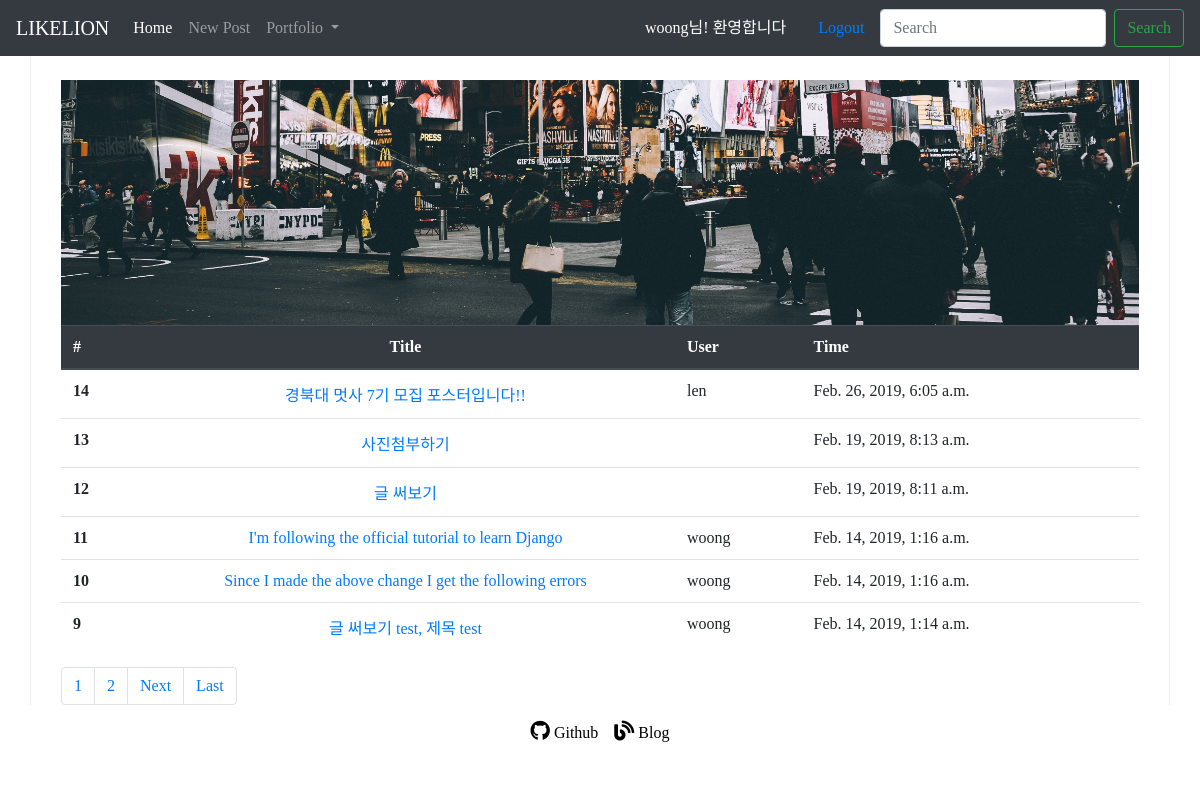
The app's page / (signed in) with its own data.
### blog/models.py (models this page shows, shortened)
class Blog(models.Model):
    title = models.CharField(max_length=200)
    pub_date = models.DateTimeField('date published')
    description = RichTextUploadingField(blank=True,null=True)
    body = models.TextField()
    username = models.CharField(max_length=50)

### blog/views.py (the view)
# urls.py: 2. Add a URL to urlpatterns:  path('', views.home, name='home')
def home(request):
        blogs = Blog.objects
        blog_list = Blog.objects.all().order_by('-id') # 블로그 객체 다 가져오기
        paginator = Paginator(blog_list, 6) # 3개씩 잘라내기
        page = request.GET.get('page') # 페이지 번호 알아오기
        if page is None:
                page = 1
        else:
                page = int(page)
        firstPage= (page//10) * 10 +1   # 페이지 시작
        LastPage= firstPage+10           # 페이지 끝
        posts = paginator.get_page(page) # 페이지 번호 인자로 넘겨주기
        count = [1,2,3]
        if LastPage>posts.paginator.num_pages:
                LastPage=posts.paginator.num_pages+1
        pageRange=range(firstPage,LastPage)
        return render(request, 'home.html', {'blogs' :blogs, 'posts': posts, 'pageRange':pageRange, 'count':count})

### blog/templates/home.html (shortened to what this page needs)
{% extends 'base.html' %}
{% load staticfiles %}
{% block content %}
    <br>
    <div class="container">
            <img src="{% static 'street.jpg' %}" width="100%"  alt="">
            <table class="table">
                <thead class="thead-dark">
                <tr>
                    <th scope="col" >#</th>
                    <th scope="col" style="width:50%; text-align:center;" >Title</th>
                    <th scope="col">User</th>
                    <th scope="col">Time</th>
                </tr>
            </thead>
            <tbody>
                {% for blog in posts %}
                <tr>
                    <th scope="row">{{blog.id}}</th>
                    <td style="width:50%; text-align:center;"><a href="{% url 'detail' blog.id %}"> {{blog.title}} </a></td>
                    <td>{{blog.username}}</td>
                    <td>{{blog.pub_date}}</td>
                </tr>
                {% endfor %}
            </tbody>
        </table>
        <nav aria-label="Page navigation example">
            <ul class="pagination">
                {% for i in pageRange %}
                    <li class="page-item"><a class="page-link" href="?page={{i}}">{{i}}</a></li>
                {% endfor %}
                {% if posts.has_next %}
                <li class="page-item"><a class="page-link" href="?page={{posts.next_page_number}}"">Next</a></li>
                <li class="page-item"><a class="page-link" href="?page={{posts.paginator.num_pages}}">Last</a></li>
                {% endif %}
            </ul>
        </nav>
    </div>
{% endblock %}}

### blogProject/templates/base.html (shortened to what this page needs)
    <link rel="stylesheet" href="https://use.fontawesome.com/releases/v5.7.2/css/all.css">
    <link rel="stylesheet" href="https://stackpath.bootstrapcdn.com/bootstrap/4.2.1/css/bootstrap.min.css">
<body>
    <nav class="navbar navbar-expand-lg navbar-dark bg-dark">
        <a class="navbar-brand" href="#">LIKELION</a>
        <div class="collapse navbar-collapse" id="navbarSupportedContent">
            <ul class="navbar-nav mr-auto">
            <li class="nav-item active">
                <a class="nav-link" href="{% url 'home' %}">Home</a>
            </li>
            <li class="nav-item">
                <a class="nav-link" href="{% url 'newblog' %}">New Post</a>
            </li>
            <li class="nav-item dropdown">
                <a class="nav-link dropdown-toggle" href="{% url 'portfolio'%}" id="navbarDropdown" role="button" data-toggle="dropdown" aria-haspopup="true" aria-expanded="false">
                Portfolio
                </a>
            </li>
            </ul>
            {% if user.is_authenticated %}
                <a class="nav-link" style="color:white;">{{ user.username}}님! 환영합니다 </a>
                <a class="nav-link" href="javascript:{document.getElementById('logout').submit()}">Logout</a>
            {% else %}
                <a class="nav-link" href="{% url 'login' %}">로그인</a>
                <a class="nav-link" href="{% url 'signup' %}">회원가입</a>
            {% endif %}
            <form class="form-inline my-2 my-lg-0">
            <input class="form-control mr-sm-2" type="search" placeholder="Search" aria-label="Search">
            <button class="btn btn-outline-success my-2 my-sm-0" type="submit">Search</button>
            </form>
        </div>
    </nav>
    <div class="container" style="border-style:groove;border-width: 0px 1px 0px 1px;">
        {% block content %}
        {% endblock %}
    </div>
</body>
<footer>
    <div class="conatiner" style="height:10%;width:100%;background-color: white;text-align: center;">
            <a href="https://github.com/YoonShinWoong" style="color:black;"><i class="fab fa-github" style="font-size:20px;"></i> Github</a> &nbsp;&nbsp;
            <a href="https://woongsin94.tistory.com/" style="color:black;"><i class="fas fa-blog" style="font-size:20px;"></i> Blog </a>
    </div>
</footer>

### blogProject/templates/base.html (style rules this page uses)
body { font-family:'BMJUA'; }

### records on screen
Blog: id "14", title "경북대 멋사 7기 모집 포스터입니다!!", username "len", pub_date "Feb. 26, 2019, 6:05 a.m."
Blog: id "13", title "사진첨부하기", pub_date "Feb. 19, 2019, 8:13 a.m."
Blog: id "12", title "글 써보기", pub_date "Feb. 19, 2019, 8:11 a.m."
Blog: id "11", title "I'm following the official tutorial to learn Django", username "woong", pub_date "Feb. 14, 2019, 1:16 a.m."
Blog: id "10", title "Since I made the above change I get the following errors", username "woong", pub_date "Feb. 14, 2019, 1:16 a.m."
Blog: id "9", title "글 써보기 test, 제목 test", username "woong", pub_date "Feb. 14, 2019, 1:14 a.m."

### other values on screen
{{ user.username }} "woong"
{{ i }} "1" "2"
